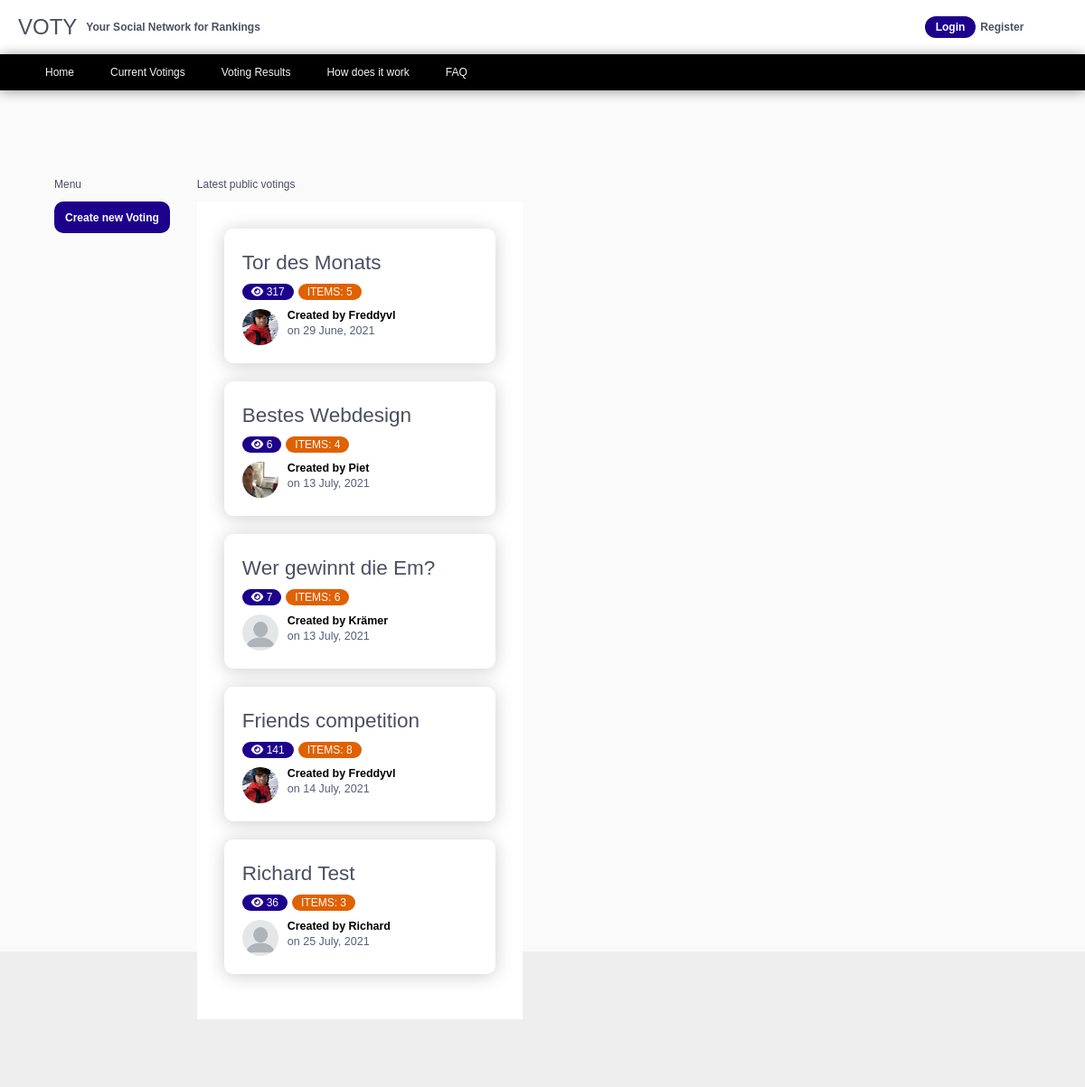
/voting/, run on an earlier commit of the app's database.
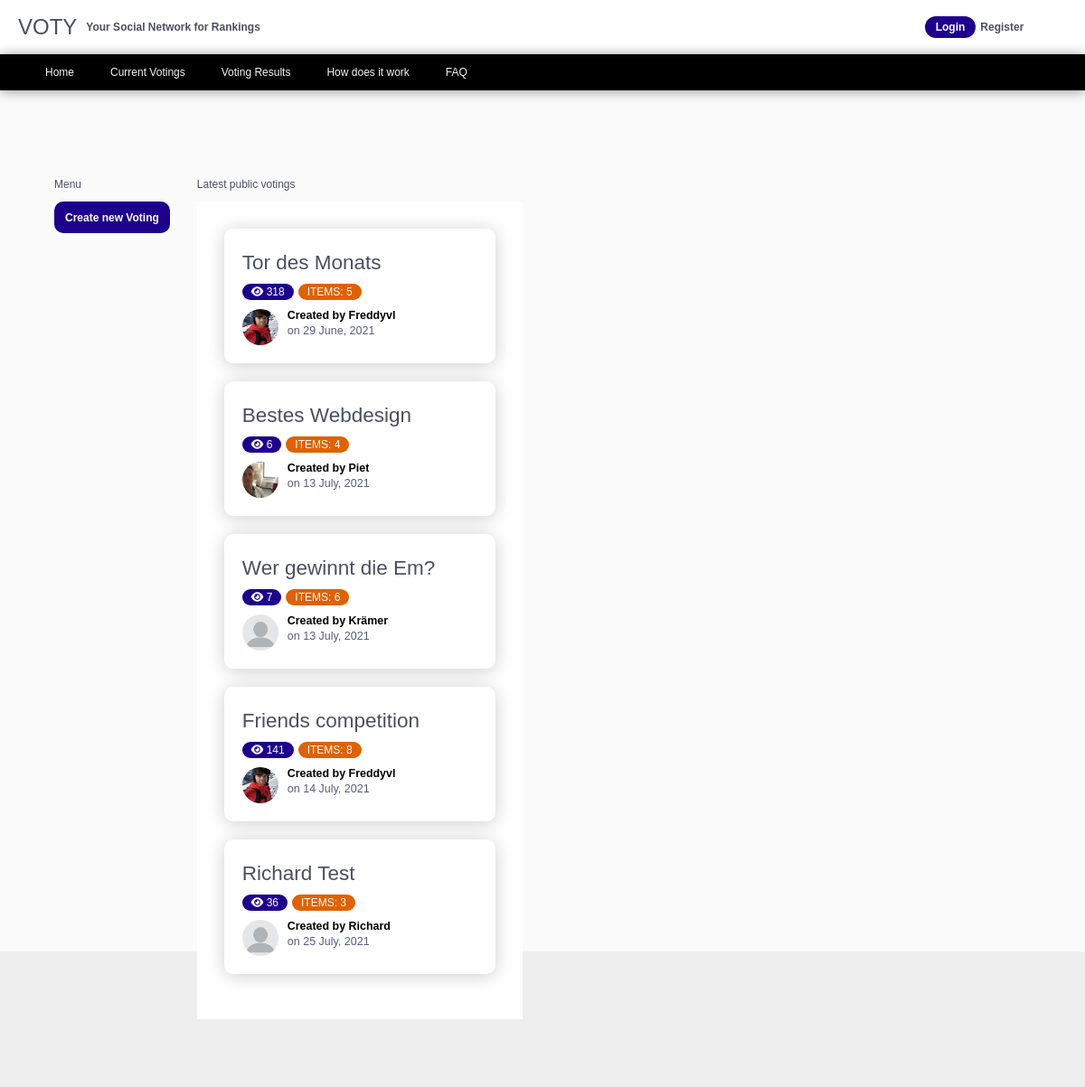
And on a later commit of the database.
### voting/models.py (models this page shows, shortened)
class Voting(models.Model):
    title = models.CharField(max_length=100)
    active = models.BooleanField(default=False)
    private = models.BooleanField(default=False)
    date_created = models.DateTimeField(default=timezone.now)
    author = models.ForeignKey(User, on_delete=models.CASCADE)
    number_of_votes = models.PositiveIntegerField(default=0)

### users/models.py (models this page shows, shortened)
class Profile(models.Model):
    user = models.OneToOneField(User, on_delete=models.CASCADE)
    image = models.ImageField(default='default.jpg', upload_to='profile_pics')
    total_number_of_votings = models.SmallIntegerField(default=0)

### voting/views.py (the view)
# urls.py: path('', VotingListView.as_view(), name='list-of-votings'),
class VotingListView(ListView):
    model = Voting
    template_name = 'voting/list-of-votings.html'
    context_object_name = 'voting'
    ordering = ['-date_created']
    def get_queryset(self):
        queryset = Voting.objects.filter(active=True, private=False)
        return queryset
    def get_context_data(self, **kwargs):
        context = super().get_context_data(**kwargs)
        context['votingelements'] = Voting.objects.filter(private=False, active=True).annotate(num__element=Count('related_votings'))
        return context

### voting/templates/voting/list-of-votings.html (shortened to what this page needs)
{% extends 'voting/base.html' %}
{% load static %}
{% block extrahead %}
     <link rel="stylesheet" type="text/css "href="{% static 'voting/public-votings.css' %}">
    <link rel="stylesheet" type="text/css "href="{% static 'voting/userrestricted-voting-detail.css' %}">
{% endblock %}
{% block content %}
<div class="menu2">
</div>
<div class="flex">
    <div>
        <p>Menu</p>
        <a  class="create-btn" href="{% url 'voting-create' %}">Create new Voting</a>
    </div>
    <div class="">
        <p>Latest public votings</p>
        <div class="list-of-votings">
        {% for element in votingelements %}
            <div class="card" onclick="location.href='{% url 'voting-active' element.id %}'" style="cursor:pointer;">
                <div class="card-body">
                    <h2>{{ element.title }}</h2>
                    <div class="tag-elements flex margin-top-bot">
                        <div class="tag tag-blue"><span><i class="fas fa-eye"></i> {{element.number_of_votes}}</span></div>
                        <div class="tag tag-orange"><span>Items: {{element.num__element}}</span></div>
                    </div>
                  <div class="user">
                    <img src="{{ element.author.profile.image.url }}" alt="{{ element.author }}" />
                    <div class="user-info">
                      <h5>Created by {{ element.author }}</h5>
                      <small>on {{ element.date_created|date:"d F, Y" }}</small>
                    </div>
                  </div>
                </div>
            </div>
        {% endfor %}
        </div>
    </div>
</div>
{% endblock content%}

What changed in the data, as far as the page shows it:
changed Voting "Tor des Monats": number_of_votes "317" → "318"
